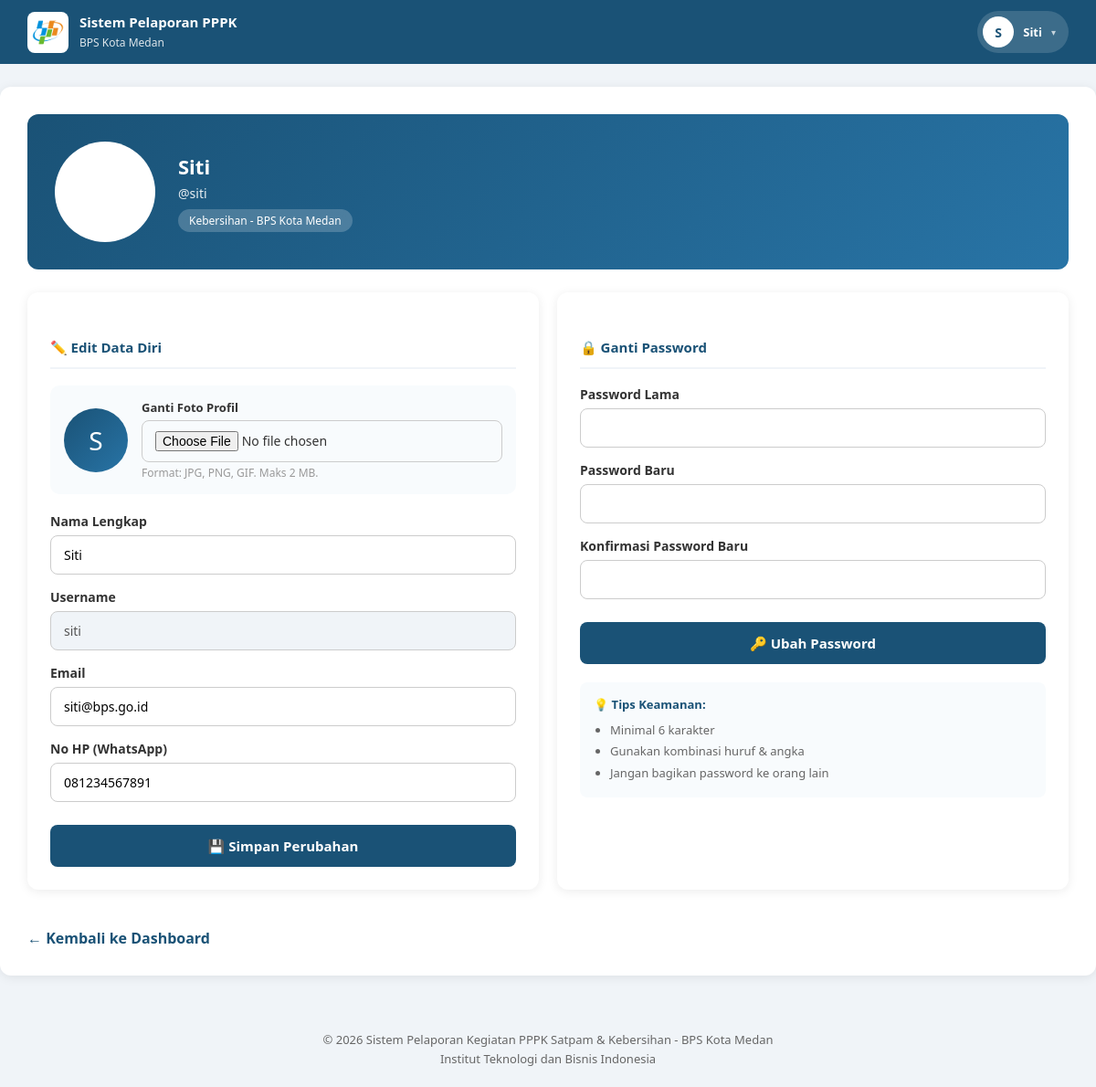
/petugas/profil.php (signed in), run on the app's committed database.
### tables this page shows
CREATE TABLE petugas (
    id_petugas INT(11) AUTO_INCREMENT PRIMARY KEY,
    nama VARCHAR(100) NOT NULL,
    kategori_tugas ENUM('satpam','kebersihan') NOT NULL,
    username VARCHAR(50) NOT NULL UNIQUE,
    password VARCHAR(255) NOT NULL,
    avatar VARCHAR(255) NULL,
    email VARCHAR(100),
    no_hp VARCHAR(20),
    created_at TIMESTAMP DEFAULT CURRENT_TIMESTAMP
);

### includes/profil.php (called while the page is built, shortened)
<?php
function getProfil($pdo, $id, $role) {
    if ($role == 'petugas') {
        $stmt = $pdo->prepare("SELECT * FROM petugas WHERE id_petugas = ?");
    } else {
        $stmt = $pdo->prepare("SELECT * FROM administrator WHERE id_admin = ?");
    }
    $stmt->execute([$id]);
    return $stmt->fetch();
}
function getAvatarPath($avatar) {
    return null;
}
?>

### petugas/profil.php (the view, shortened to what this page needs)
<?php
include '../includes/session.php';
include_once '../includes/profil.php';
$id = $_SESSION['id'];
$user = getProfil($pdo, $id, 'petugas');
$avatar_path = getAvatarPath($user['avatar']);
?>
<!DOCTYPE html>
<html>
<head>
    <link rel="stylesheet" href="../assets/css/style.css">
</head>
<body>
<?php include '../includes/header.php'; ?>
<div class="container">
    <div class="profil-header">
        <div class="avatar-big">
        </div>
        <div>
            <h2><?= htmlspecialchars($user['nama']) ?></h2>
            <p>@<?= htmlspecialchars($user['username']) ?></p>
            <span class="badge-role">
                <?= ucfirst($user['kategori_tugas']) ?> - BPS Kota Medan
            </span>
        </div>
    </div>
    <div class="profil-grid">
        <div class="profil-card">
            <h3>✏️ Edit Data Diri</h3>
            <form method="POST" enctype="multipart/form-data">
                <div class="form-avatar-preview">
                    <?php if ($avatar_path): ?>
                        <img src="<?= $avatar_path ?>" id="previewAvatar" alt="Avatar">
                    <?php else: ?>
                        <div class="placeholder" id="previewPlaceholder">
                            <?= strtoupper(substr($user['nama'], 0, 1)) ?>
                        </div>
                    <?php endif; ?>
                    <div class="info">
                        <label style="margin:0;font-size:13px;">Ganti Foto Profil</label>
                        <input type="file" name="avatar" accept="image/*" onchange="previewImg(event)" style="margin-top:5px;">
                        <p>Format: JPG, PNG, GIF. Maks 2 MB.</p>
                    </div>
                </div>
                <label>Nama Lengkap</label>
                <input type="text" name="nama" value="<?= htmlspecialchars($user['nama']) ?>" required>
                <label>Username</label>
                <input type="text" value="<?= htmlspecialchars($user['username']) ?>" disabled style="background:#f0f4f8;cursor:not-allowed;">
                <label>Email</label>
                <input type="email" name="email" value="<?= htmlspecialchars($user['email']) ?>">
                <label>No HP (WhatsApp)</label>
                <input type="text" name="no_hp" value="<?= htmlspecialchars($user['no_hp']) ?>" placeholder="08xxxxxxxxxx">
                <button type="submit" name="update_profil">💾 Simpan Perubahan</button>
            </form>
        </div>
        <div class="profil-card">
            <h3>🔒 Ganti Password</h3>
            <form method="POST">
                <label>Password Lama</label>
                <input type="password" name="password_lama" required>
                <label>Password Baru</label>
                <input type="password" name="password_baru" required minlength="6">
                <label>Konfirmasi Password Baru</label>
                <input type="password" name="password_konfirmasi" required minlength="6">
                <button type="submit" name="ganti_password">🔑 Ubah Password</button>
            </form>
            <div style="margin-top:20px;padding:15px;background:#f8fbfd;border-radius:8px;font-size:13px;color:#666;">
                <b style="color:#1a5276;">💡 Tips Keamanan:</b>
                <ul style="margin-top:8px;padding-left:18px;line-height:1.8;">
                    <li>Minimal 6 karakter</li>
                    <li>Gunakan kombinasi huruf & angka</li>
                    <li>Jangan bagikan password ke orang lain</li>
                </ul>
            </div>
        </div>
    </div>
    <br>
    <a href="dashboard.php" class="btn-back">← Kembali ke Dashboard</a>
</div>
<?php include '../includes/footer.php'; ?>
</body>
</html>

### assets/css/style.css (style rules this page uses)
* { margin: 0; padding: 0; box-sizing: border-box; font-family: 'Segoe UI', Tahoma, sans-serif; }
body { background: #f0f4f8; color: #333; }
form label { display: block; text-align: left; margin-top: 15px; font-weight: 600; font-size: 14px; }
form input, form select, form textarea { width: 100%; padding: 11px 14px; margin-top: 6px; border: 1px solid #ccc; border-radius: 8px; font-size: 14px; }
form button { margin-top: 25px; width: 100%; padding: 13px; background: #1a5276; color: #fff; border: none; border-radius: 8px; font-size: 15px; font-weight: 600; cursor: pointer; }
.container { max-width: 1200px; margin: 25px auto; background: #fff; padding: 30px; border-radius: 12px; box-shadow: 0 2px 12px rgba(0,0,0,0.08); }
.container h2 { color: #1a5276; margin-bottom: 15px; }
.container h3 { color: #2874a6; margin: 25px 0 10px; }
.btn-back { display: inline-block; margin-top: 20px; color: #1a5276; text-decoration: none; font-weight: 600; }

### petugas/profil.php (style rules this page uses)
.profil-header { background: linear-gradient(135deg, #1a5276, #2874a6); color: #fff; padding: 30px; border-radius: 12px; margin-bottom: 25px; display: flex; align-items: center; gap: 25px; }
.avatar-big { width: 110px; height: 110px; border-radius: 50%; background: #fff; display: flex; align-items: center; justify-content: center; font-size: 44px; overflow: hidden; border: 4px solid rgba(255,255,255,0.3); flex-shrink: 0; }
.profil-header h2 { color: #fff; margin-bottom: 5px; font-size: 22px; }
.profil-header p { opacity: 0.9; font-size: 14px; }
.badge-role { display: inline-block; background: rgba(255,255,255,0.2); padding: 4px 12px; border-radius: 20px; font-size: 12px; margin-top: 8px; }
.profil-grid { display: grid; grid-template-columns: 1fr 1fr; gap: 20px; }
.profil-card { background: #fff; border-radius: 12px; padding: 25px; box-shadow: 0 2px 12px rgba(0,0,0,0.08); }
.profil-card h3 { color: #1a5276; font-size: 15px; padding-bottom: 12px; margin-bottom: 18px; border-bottom: 2px solid #f0f4f8; }
.form-avatar-preview { display: flex; align-items: center; gap: 15px; margin-bottom: 20px; padding: 15px; background: #f8fbfd; border-radius: 10px; }
.form-avatar-preview img, .form-avatar-preview .placeholder { width: 70px; height: 70px; border-radius: 50%; object-fit: cover; }
.form-avatar-preview .placeholder { background: linear-gradient(135deg, #1a5276, #2874a6); color: #fff; display: flex; align-items: center; justify-content: center; font-size: 28px; }
.form-avatar-preview .info { flex: 1; }
.form-avatar-preview .info p { font-size: 12px; color: #999; margin-top: 3px; }

### data on the page
petugas: nama "Siti", username "siti", kategori_tugas "Kebersihan", nama "S", email "siti@bps.go.id", no_hp "081234567891"

### other printed values
substr($_SESSION['nama'] ?? 'G', 0, 1) "S"
$_SESSION['nama'] "Siti"
